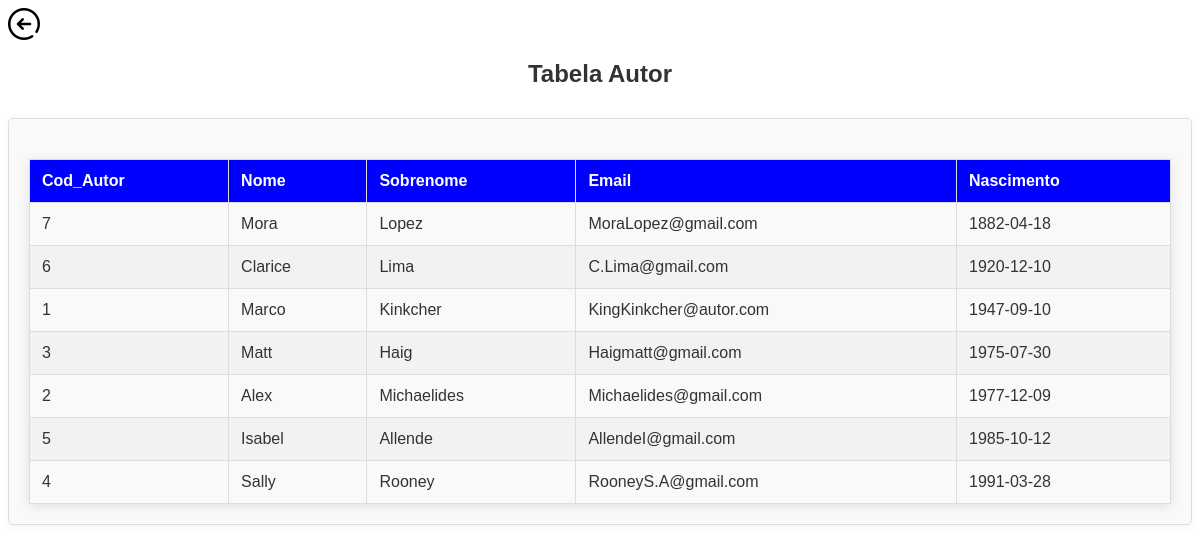
The page /listar2.php on the database its author committed.
### tables this page shows
CREATE TABLE `autor` (
  `Cod_autor` int(11) NOT NULL,
  `NomeAutor` varchar(50) NOT NULL,
  `Sobrenome` varchar(50) NOT NULL,
  `Email` varchar(50) NOT NULL,
  `Nasc` date NOT NULL
);

### listar2.php (the view, shortened to what this page needs)
<!DOCTYPE html>
<head>
</head>
<body>
<a href="listar.html" class="alink"><img src="img/voltar.png" alt="Voltar"></a>
<h1>Tabela Autor</h1>
<div class="tabela">
<table>
    <thead>
        <tr>
            <th>Cod_Autor</th>
            <th>Nome</th>
            <th>Sobrenome</th>
            <th>Email</th>
            <th>Nascimento</th>
        </tr>
    </thead>
<?php
include_once 'autor.php';
$p = new autor();
$autor_bd=$p->listar();
?>
<?php
foreach($autor_bd as $pro_mostrar)
{ echo '<tr>';
    echo '<td>'. ($pro_mostrar[0]) . '</td>';
    echo '<td>'. ($pro_mostrar[1]) . '</td>';
    echo '<td>'. ($pro_mostrar[2]) . '</td>';
    echo '<td>'.($pro_mostrar[3]) . '</td>';
    echo '<td>'.($pro_mostrar[4]) . '</td>';
    echo "</tr>";
}
?>
</table>
</div>
</body>
</html>

### listar2.php (style rules this page uses)
h1 { text-align: center; font-family: 'Arial', sans-serif; font-size: 24px; color: #333; margin-bottom: 20px; }
table { width: 100%; border-collapse: collapse; font-family: 'Arial', sans-serif; margin-top: 20px; box-shadow: 0 2px 10px rgba(0, 0, 0, 0.1); }
th { border: 1px solid #ddd; padding: 12px; background-color: blue; color: #fff; text-align: left; font-weight: bold; }
tr:nth-child(even) { background-color: #f2f2f2; }
td { border: 1px solid #ddd; padding: 12px; color: #333; }
.tabela { padding: 20px; border: 1px solid #ddd; background-color: #f9f9f9; border-radius: 5px; max-width: 100%; margin-top: 30px; box-shadow: 0 2px 8px rgba(0, 0, 0, 0.05); }

### rows shown on the page
autor: Cod_autor "7", NomeAutor "Mora", Sobrenome "Lopez", Email "MoraLopez@gmail.com", Nasc "1882-04-18"
autor: Cod_autor "6", NomeAutor "Clarice", Sobrenome "Lima", Email "C.Lima@gmail.com", Nasc "1920-12-10"
autor: Cod_autor "1", NomeAutor "Marco", Sobrenome "Kinkcher", Email "KingKinkcher@autor.com", Nasc "1947-09-10"
autor: Cod_autor "3", NomeAutor "Matt", Sobrenome "Haig", Email "Haigmatt@gmail.com", Nasc "1975-07-30"
autor: Cod_autor "2", NomeAutor "Alex", Sobrenome "Michaelides", Email "Michaelides@gmail.com", Nasc "1977-12-09"
autor: Cod_autor "5", NomeAutor "Isabel", Sobrenome "Allende", Email "AllendeI@gmail.com", Nasc "1985-10-12"
autor: Cod_autor "4", NomeAutor "Sally", Sobrenome "Rooney", Email "RooneyS.A@gmail.com", Nasc "1991-03-28"
